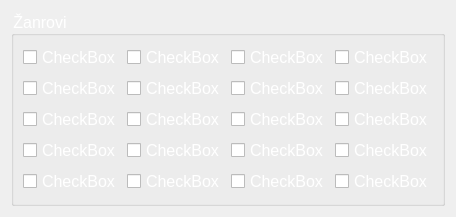
     <widget class="QWidget" name="tab_3">
      <attribute name="title">
       <string>Uloge</string>
      </attribute>
      <layout class="QGridLayout" name="gridLayout_6">
       <item row="0" column="0">
        <widget class="QGroupBox" name="groupBox_3">
         <property name="minimumSize">
          <size>
           <width>0</width>
           <height>0</height>
          </size>
         </property>
         <property name="maximumSize">
          <size>
           <width>600</width>
           <height>300</height>
          </size>
         </property>
         <property name="font">
          <font>
           <pointsize>12</pointsize>
          </font>
         </property>
         <property name="styleSheet">
          <string notr="true">color: white</string>
         </property>
         <property name="title">
          <string>Žanrovi</string>
         </property>
         <layout class="QGridLayout" name="gridLayout_5">
          <item row="9" column="3">
           <widget class="QCheckBox" name="checkBox_21">
            <property name="font">
             <font>
              <pointsize>12</pointsize>
             </font>
            </property>
            <property name="styleSheet">
             <string notr="true">color: white</string>
            </property>
            <property name="text">
             <string>CheckBox</string>
            </property>
           </widget>
          </item>
          <item row="9" column="0">
           <widget class="QCheckBox" name="checkBox_22">
            <property name="font">
             <font>
              <pointsize>12</pointsize>
             </font>
            </property>
            <property name="styleSheet">
             <string notr="true">color: white</string>
            </property>
            <property name="text">
             <string>CheckBox</string>
            </property>
           </widget>
          </item>
          <item row="9" column="2">
           <widget class="QCheckBox" name="checkBox_23">
            <property name="font">
             <font>
              <pointsize>12</pointsize>
             </font>
            </property>
            <property name="styleSheet">
             <string notr="true">color: white</string>
            </property>
            <property name="text">
             <string>CheckBox</string>
            </property>
           </widget>
          </item>
          <item row="5" column="3">
           <widget class="QCheckBox" name="checkBox_24">
            <property name="font">
             <font>
              <pointsize>12</pointsize>
             </font>
            </property>
            <property name="styleSheet">
             <string notr="true">color: white</string>
            </property>
            <property name="text">
             <string>CheckBox</string>
            </property>
           </widget>
          </item>
          <item row="4" column="0">
           <widget class="QCheckBox" name="checkBox_25">
            <property name="font">
             <font>
              <pointsize>12</pointsize>
             </font>
            </property>
            <property name="styleSheet">
             <string notr="true">color: white</string>
            </property>
            <property name="text">
             <string>CheckBox</string>
            </property>
           </widget>
          </item>
          <item row="4" column="4">
           <widget class="QCheckBox" name="checkBox_26">
            <property name="font">
             <font>
              <pointsize>12</pointsize>
             </font>
            </property>
            <property name="styleSheet">
             <string notr="true">color: white</string>
            </property>
            <property name="text">
             <string>CheckBox</string>
            </property>
           </widget>
          </item>
          <item row="5" column="4">
           <widget class="QCheckBox" name="checkBox_27">
            <property name="font">
             <font>
              <pointsize>12</pointsize>
             </font>
            </property>
            <property name="styleSheet">
             <string notr="true">color: white</string>
            </property>
            <property name="text">
             <string>CheckBox</string>
            </property>
           </widget>
          </item>
          <item row="5" column="0">
           <widget class="QCheckBox" name="checkBox_28">
            <property name="font">
             <font>
              <pointsize>12</pointsize>
             </font>
            </property>
            <property name="styleSheet">
             <string notr="true">color: white</string>
            </property>
            <property name="text">
             <string>CheckBox</string>
            </property>
           </widget>
          </item>
          <item row="5" column="2">
           <widget class="QCheckBox" name="checkBox_29">
            <property name="font">
             <font>
              <pointsize>12</pointsize>
             </font>
            </property>
            <property name="styleSheet">
             <string notr="true">color: white</string>
            </property>
            <property name="text">
             <string>CheckBox</string>
            </property>
           </widget>
          </item>
          <item row="4" column="3">
           <widget class="QCheckBox" name="checkBox_30">
            <property name="font">
             <font>
              <pointsize>12</pointsize>
             </font>
            </property>
            <property name="styleSheet">
             <string notr="true">color: white</string>
            </property>
            <property name="text">
             <string>CheckBox</string>
            </property>
           </widget>
          </item>
          <item row="4" column="2">
           <widget class="QCheckBox" name="checkBox_31">
            <property name="font">
             <font>
              <pointsize>12</pointsize>
             </font>
            </property>
            <property name="styleSheet">
             <string notr="true">color: white</string>
            </property>
            <property name="text">
             <string>CheckBox</string>
            </property>
           </widget>
          </item>
          <item row="7" column="3">
           <widget class="QCheckBox" name="checkBox_32">
            <property name="font">
             <font>
              <pointsize>12</pointsize>
             </font>
            </property>
            <property name="styleSheet">
             <string notr="true">color: white</string>
            </property>
            <property name="text">
             <string>CheckBox</string>
            </property>
           </widget>
          </item>
          <item row="7" column="0">
           <widget class="QCheckBox" name="checkBox_33">
            <property name="font">
             <font>
              <pointsize>12</pointsize>
             </font>
            </property>
            <property name="styleSheet">
             <string notr="true">color: white</string>
            </property>
            <property name="text">
             <string>CheckBox</string>
            </property>
           </widget>
          </item>
          <item row="7" column="2">
           <widget class="QCheckBox" name="checkBox_34">
            <property name="font">
             <font>
              <pointsize>12</pointsize>
             </font>
            </property>
            <property name="styleSheet">
             <string notr="true">color: white</string>
            </property>
            <property name="text">
             <string>CheckBox</string>
            </property>
           </widget>
          </item>
          <item row="7" column="4">
           <widget class="QCheckBox" name="checkBox_35">
            <property name="font">
             <font>
              <pointsize>12</pointsize>
             </font>
            </property>
            <property name="styleSheet">
             <string notr="true">color: white</string>
            </property>
            <property name="text">
             <string>CheckBox</string>
            </property>
           </widget>
          </item>
          <item row="9" column="4">
           <widget class="QCheckBox" name="checkBox_36">
            <property name="font">
             <font>
              <pointsize>12</pointsize>
             </font>
            </property>
            <property name="styleSheet">
             <string notr="true">color: white</string>
            </property>
            <property name="text">
             <string>CheckBox</string>
            </property>
           </widget>
          </item>
          <item row="1" column="3">
           <widget class="QCheckBox" name="checkBox_37">
            <property name="font">
             <font>
              <pointsize>12</pointsize>
             </font>
            </property>
            <property name="styleSheet">
             <string notr="true">color: white</string>
            </property>
            <property name="text">
             <string>CheckBox</string>
            </property>
           </widget>
          </item>
          <item row="1" column="2">
           <widget class="QCheckBox" name="checkBox_38">
            <property name="font">
             <font>
              <pointsize>12</pointsize>
             </font>
            </property>
            <property name="styleSheet">
             <string notr="true">color: white</string>
            </property>
            <property name="text">
             <string>CheckBox</string>
            </property>
           </widget>
          </item>
          <item row="1" column="0">
           <widget class="QCheckBox" name="checkBox_39">
            <property name="font">
             <font>
              <pointsize>12</pointsize>
             </font>
            </property>
            <property name="styleSheet">
             <string notr="true">color: white</string>
            </property>
            <property name="text">
             <string>CheckBox</string>
            </property>
           </widget>
          </item>
          <item row="1" column="4">
           <widget class="QCheckBox" name="checkBox_40">
            <property name="font">
             <font>
              <pointsize>12</pointsize>
             </font>
            </property>
            <property name="styleSheet">
             <string notr="true">color: white</string>
            </property>
            <property name="text">
             <string>CheckBox</string>
            </property>
           </widget>
          </item>
         </layout>
        </widget>
       </item>
      </layout>
     </widget>
